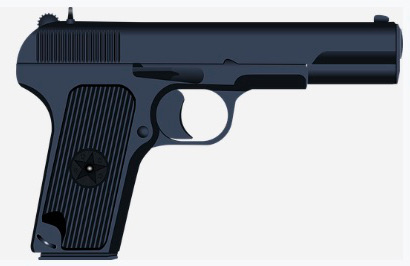
#> input picture img/pistol.jpg, 410 x 266 px
$ python 801_avg_hash.py
#> lines starting #> are read from the running program, lines starting #| are printed output that depends on the picture
import cv2

img = cv2.imread('../img/pistol.jpg')
#> img is the input picture: shape (266, 410, 3); mean B, G, R 168.5, 163, 159.5
gray = cv2.cvtColor(img, cv2.COLOR_BGR2GRAY)
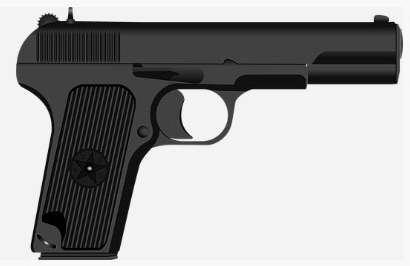
#> gray: shape (266, 410); min 0, max 255, mean 162.6
gray = cv2.resize(gray, (16,16))

# Average
avg = gray.mean()
#> avg = 157.2
# convert the average to 0 and 1
bin = 1 * (gray > avg)
print(bin)
#> (printed output is left out)

# 2진수 문자열을 16진수 문자열로 변환
dhash = []
for row in bin.tolist():
    s = ''.join([str(i) for i in row])
    dhash.append('%02x'%(int(s,2)))
#> this loop made 16 passes
#> row on passes 1 to 12: [1, 1, 1, 1, 1, 1, 1, 1, 1, 1, 1, 1, 1, 1, 1, 1], [1, 0, 0, 0, 0, 0, 0, 0, 0, 0, 0, 0, 0, 0, 0, 0], [1, 0, 0, 0, 0, 0, 0, 0, 0, 0, 0, 0, 0, 0, 0, 0], [1, 0, 0, 0, 0, 0, 0, 0, 0, 0, 0, 0, 0, 0, 0, 0], [1, 0, 0, 0, 0, 0, 0, 0, 0, 0, 0, 0, 0, 0, 0, 0], [1, 0, 0, 0, 0, 0, 0, 1, 0, 0, 1, 1, 1, 1, 1, 1], [1, 1, 0, 0, 0, 0, 0, 1, 1, 1, 1, 1, 1, 1, 1, 1], [1, 1, 0, 0, 0, 0, 0, 1, 1, 1, 1, 1, 1, 1, 1, 1], [1, 1, 0, 0, 0, 0, 0, 0, 0, 1, 1, 1, 1, 1, 1, 1], [1, 1, 0, 0, 0, 0, 1, 1, 1, 1, 1, 1, 1, 1, 1, 1], [1, 1, 0, 0, 0, 1, 1, 1, 1, 1, 1, 1, 1, 1, 1, 1], [1, 1, 0, 0, 0, 1, 1, 1, 1, 1, 1, 1, 1, 1, 1, 1]
#> after the loop, dhash = ['ffff', '8000', '8000', '8000', '8000', '813f', 'c1ff', 'c1ff', 'c07f', 'c3ff', 'c7ff', 'c7ff', '87ff', '87ff', '87ff', 'c7ff']
dhash = ''.join(dhash)
print(dhash)
#| ffff8000800080008000813fc1ffc1ffc07fc3ffc7ffc7ff87ff87ff87ffc7ff

cv2.imshow('postol', img)
cv2.waitKey(0)
